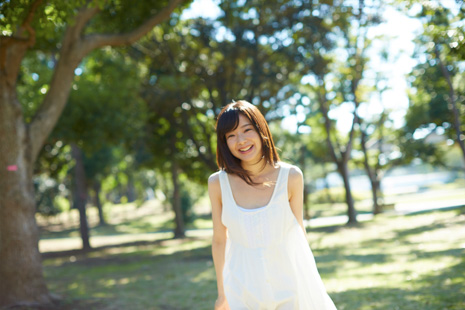
%> input picture outdoor_101_rika.jpg, 465 x 310 px
$ octave kadai7.m   (GNU Octave 9; MATLAB toolbox functions it lacks are replaced by stand-ins)
%> lines starting %> are read from the running program, lines starting %| are printed output that depends on the picture
% 課題7　ダイナミックレンジの拡大
% 画素のダイナミックレンジを０から２５５にせよ．
% 下記はサンプルプログラムである．
% 課題作成にあたっては「Lenna」以外の画像を用いよ

ORG = imread('outdoor_101_rika.jpg'); %画像の読み込み
%> ORG is the input picture: size 310x465x3 uint8; mean R, G, B 134.3, 142.9, 117.8
ORG = rgb2gray(ORG); %白黒濃淡画像に変換 関数関数
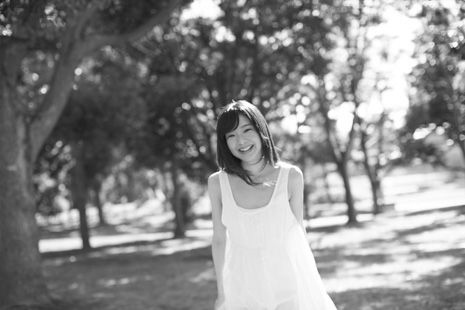
%> ORG: size 310x465 uint8; min 12, max 255, mean 137.5
imagesc(ORG) %カラーマップ（グレー）。カラーバー％画像の表示一時停止
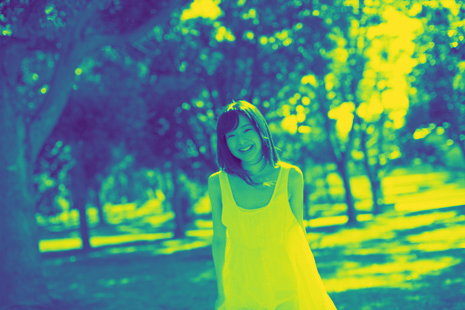
%> displayed picture: size 310x465x3, on the screen's scale of 0 to 255; mean R, G, B 89.4, 141.5, 111
imhist(ORG); %濃度ヒストグラムを生成、表示一時停止
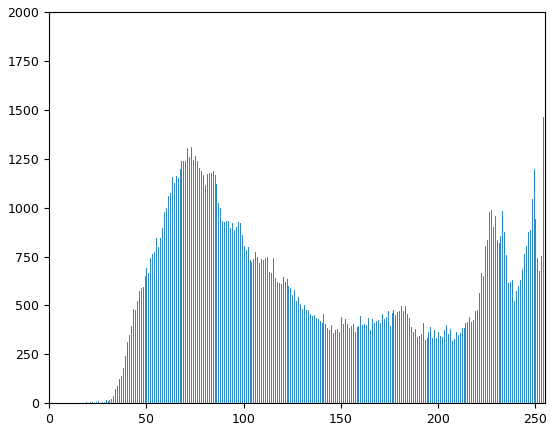
%> figure redrawn from the program's plot data; highest point at x = 255, y = 1539
ORG = double(ORG)
%> ORG: size 310x465 double
mn = min(ORG(:)); %濃度値の最小値を算出
%> mn = 12
mx = max(ORG(:)); %濃度値の最大値を算出
%> mx = 255
ORG =(ORG - mn)/(mx - mn)*255
imagesc(ORG) %カラーマップ（グレー）。カラーバー％画像の表示一時停止
ORG = uint8(ORG); %この行について考察せよ
%> ORG: size 310x465 uint8
imhist(ORG);
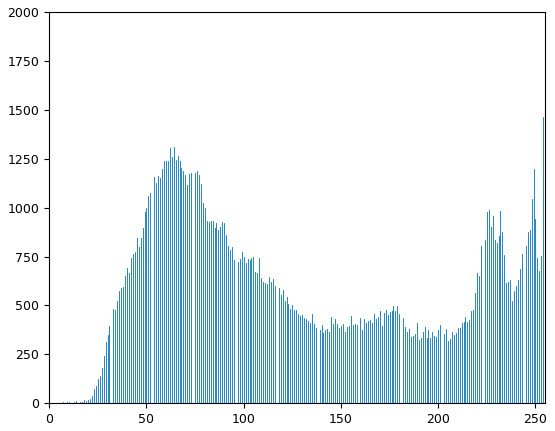
%> figure redrawn from the program's plot data; highest point at x = 255, y = 1539
